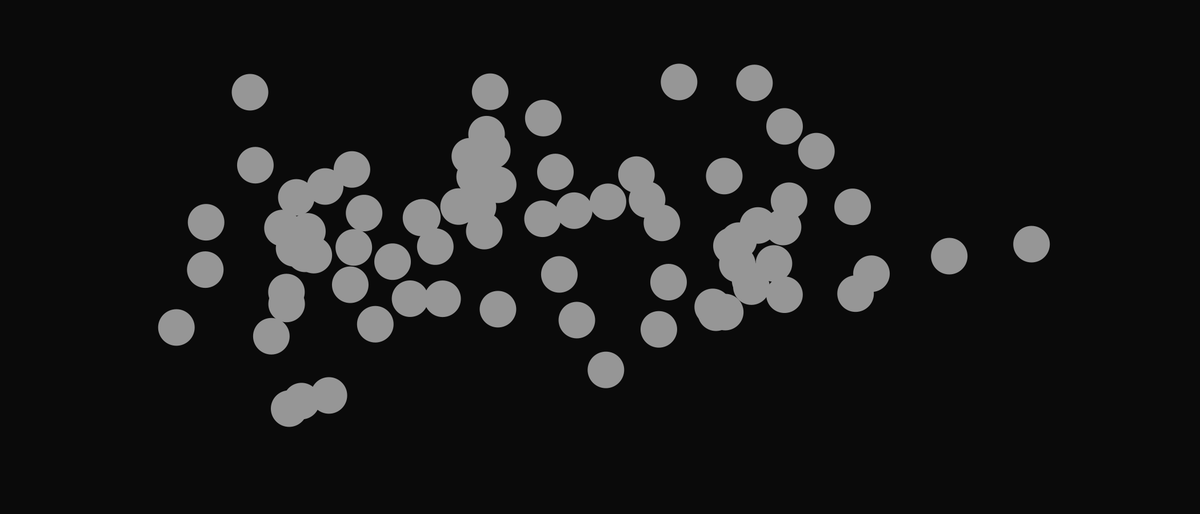
Frame 1 (no input)
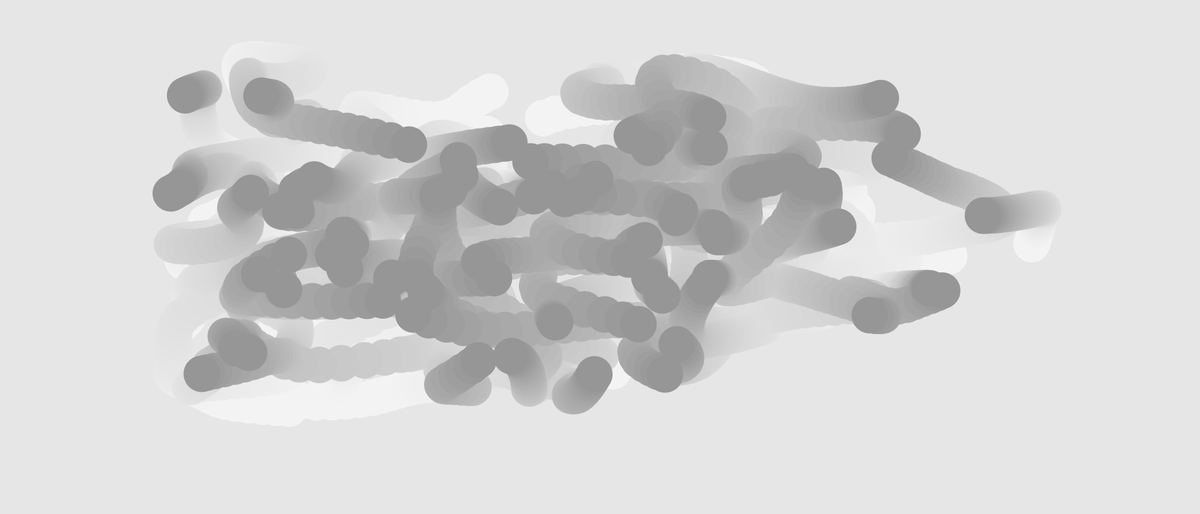
Frame 60 (the mouse pressed at the canvas centre just before this capture)
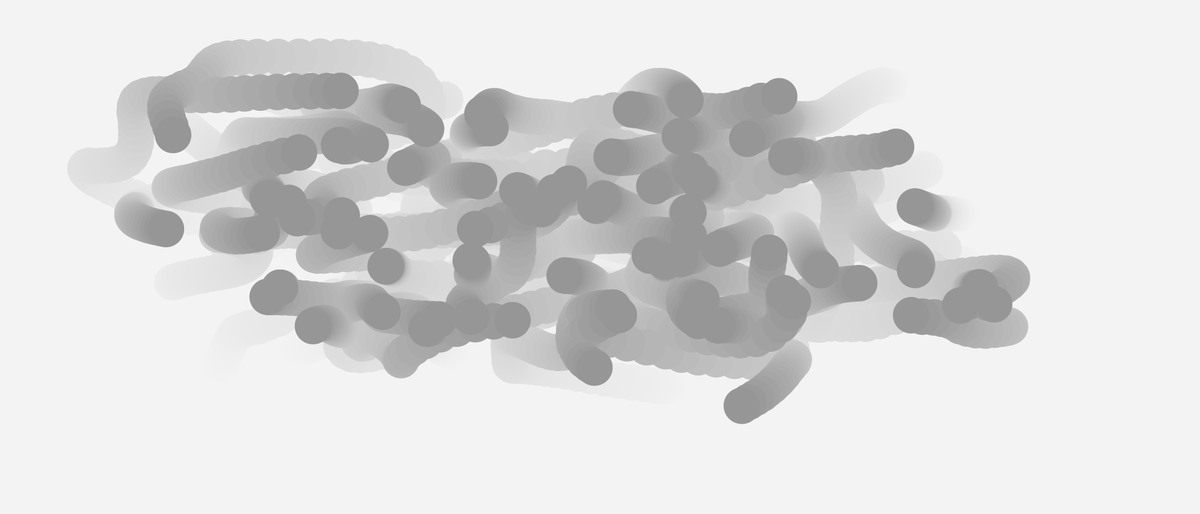
Frame 120 (the mouse held since frame 60 and released just before this capture)

The Processing sketch that drew these frames (run headless with seeded random() and noise(); from frame 60 on, the mouse is pressed at the canvas centre):

// Processing sketch: Ellipses_Java
// ── Ellipses_Java.pde

int nCircles = 75;
float[] xSeeds = new float[nCircles];
float[] ySeeds = new float[nCircles];
float[] speeds = new float[nCircles];
int[] xSizes = new int[nCircles];
int[] ySizes = new int[nCircles];

void setup() {
  background(0);
  size(2100, 900);
  
  for (int i = 0; i < nCircles; i++) {
    xSeeds[i] = random(-1000, 1000);
    ySeeds[i] = random(-1000, 1000);
    speeds[i] = random(-0.02, 0.02);
    xSizes[i] = int(random(50, 100));
    ySizes[i] = int(random(50, 100));
  }
}

void draw() {
  fill(255, 10);
  noStroke();
  rect(0, 0, width, height);
  //stroke(255);
  
  fill(150);
  float x;
  float y;
  for (int i = 0; i < nCircles; i++) {
    x = noise(xSeeds[i]) * width;
    y = noise(ySeeds[i]) * height;
    
    xSeeds[i] += speeds[i];
    ySeeds[i] += speeds[i];
    
    //ellipse(x, y, xSizes[i], ySizes[i]);
    ellipse(x, y, 64, 64);
  }
}
